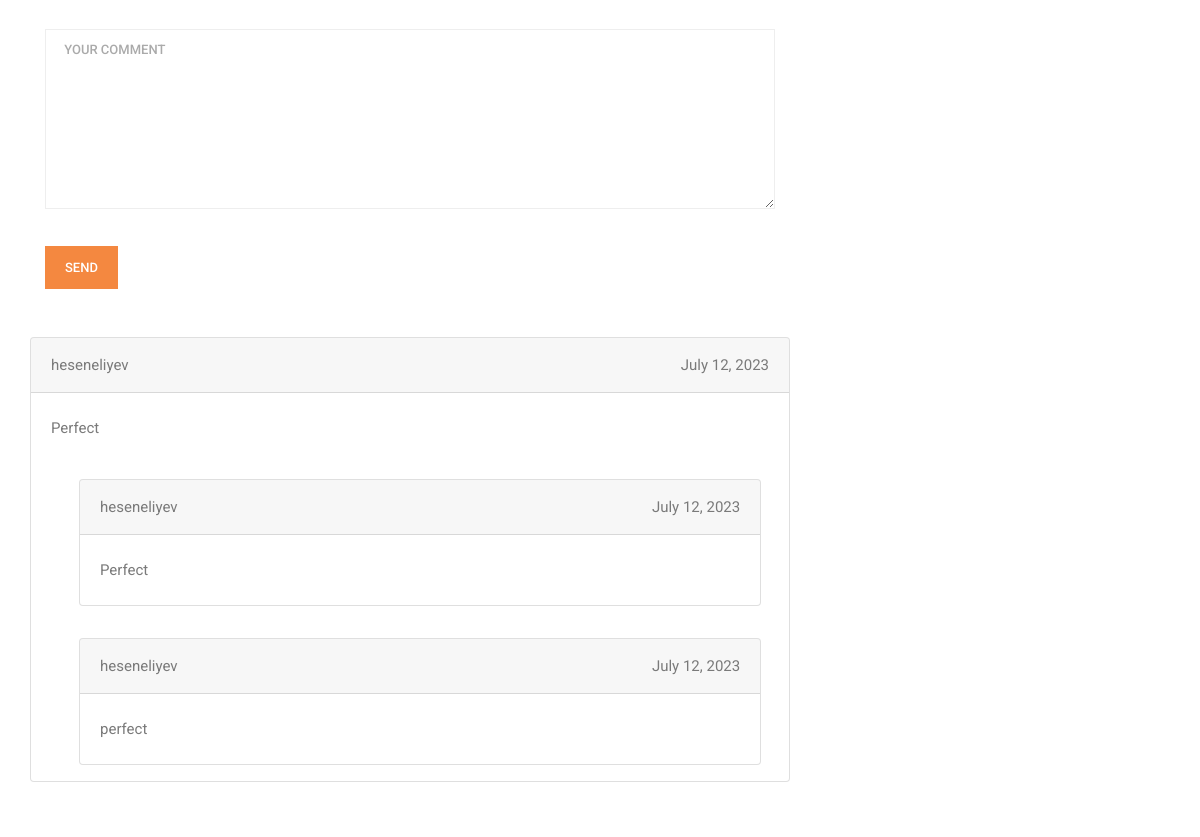
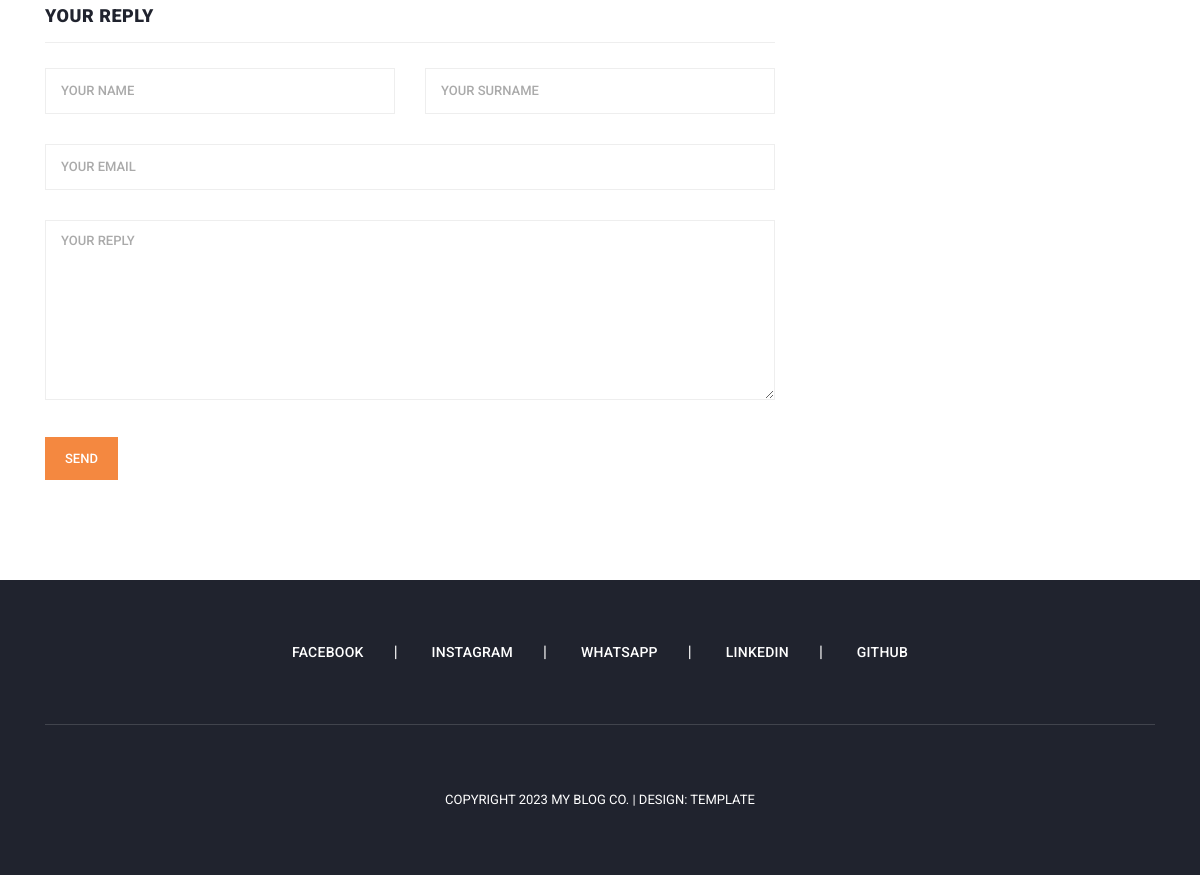
The page /blog/detail/3/ (lower part) on the database as committed earlier (2 pictures, top to bottom).
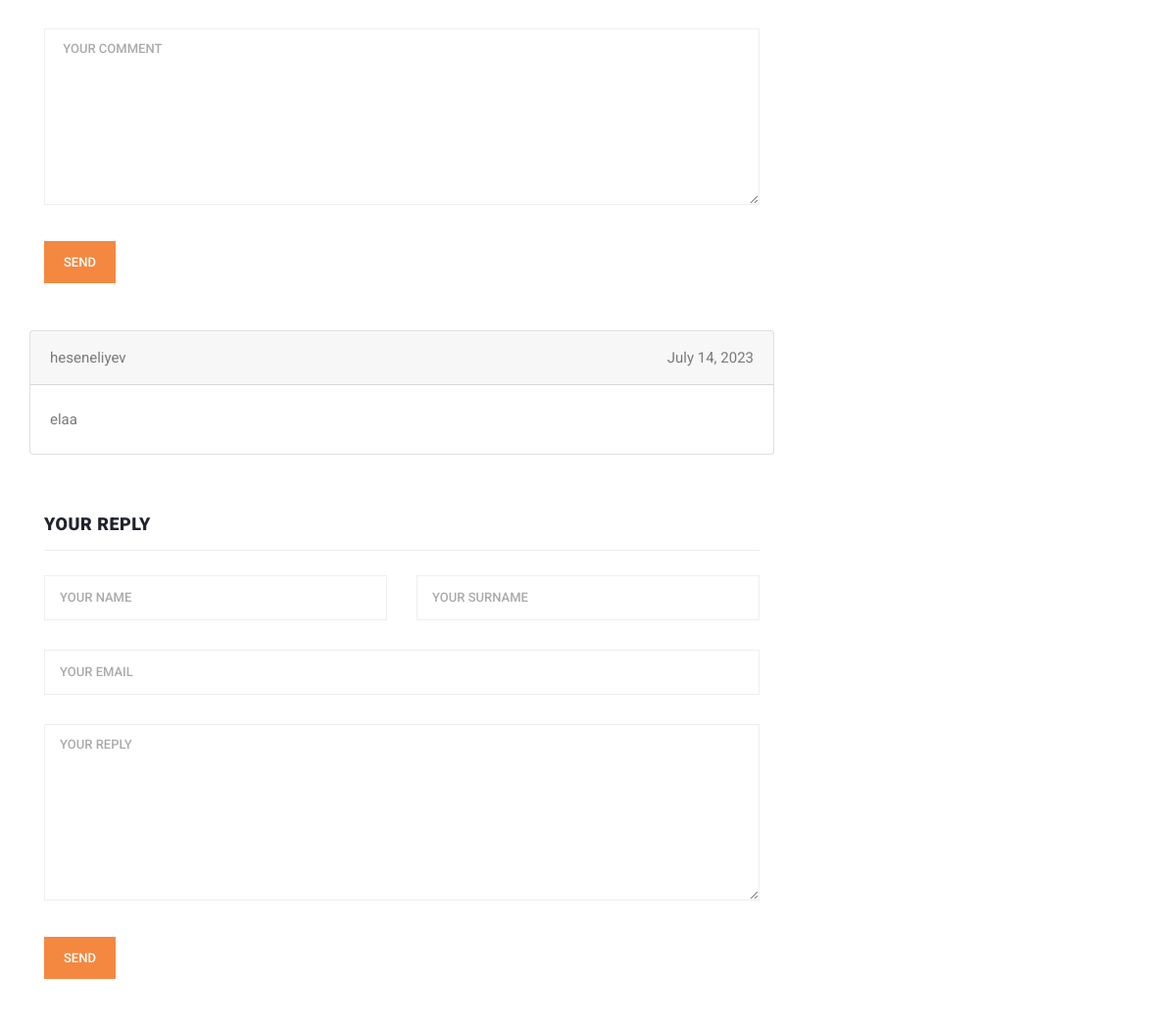
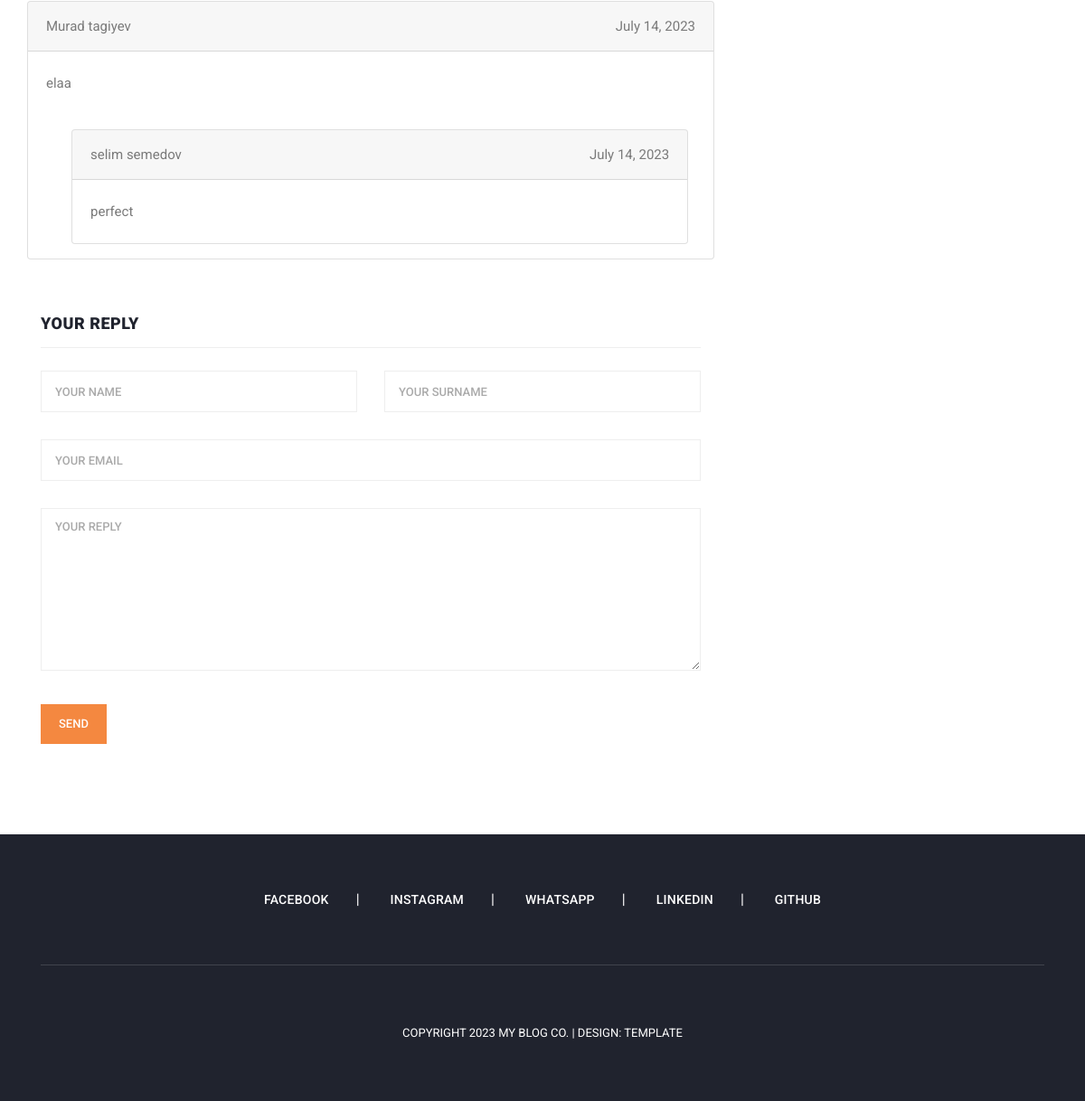
The same page on the database as committed later (2 pictures, top to bottom).
### BlogApp/models.py (models this page shows, shortened)
class CommentModel(models.Model):
    user = models.ForeignKey(User,on_delete=models.CASCADE,related_name="user_comments",blank=True,null=True)
    blog = models.ForeignKey(BlogModel,on_delete=models.CASCADE,related_name="blog_comments")
    parent = models.ForeignKey("self", on_delete=models.CASCADE,blank=True,null=True,related_name="replies")
    comment = models.TextField()
    pub_date = models.DateField(auto_now_add = True)
    name = models.CharField(max_length=100,blank=True,null=True)
    surname = models.CharField(max_length=100,blank=True,null=True)
    email = models.EmailField(blank=True,null=True)
    class Meta:
        verbose_name = "Comment"
        ordering = ("id",)

### BlogApp/views.py (the view, shortened to what this page needs)
# urls.py: path('detail/<int:id>/',views.PostDetailView.as_view(),name="post-details"),
class PostDetailView(View):
    def get(self,request,id,*args,**kwargs):
        categories = CategoryModel.objects.all()
        tagclouds = TagCloudModel.objects.all()
        blogs = BlogModel.objects.all()
        blog = BlogModel.objects.get(id=id)
        blog_comments = CommentModel.objects.filter(
            blog = blog,
            parent = None
        )
        context = {
            "blog" : blog,
            "blogs" : blogs,
            "categories" : categories,
            "tagclouds" : tagclouds,
            "blog_comments" : blog_comments
        }
        if request.user.is_authenticated:
            user_comments = CommentModel.objects.filter(
                user = request.user
            )
            context["user_comments"] = user_comments
        return render(request,'post-details.html',context)

### templates/post-details.html (shortened to what the changed rows need)
{% extends 'base.html' %}
{% block content %}
     <section class="blog-posts grid-system">
       <div class="container">
         <div class="row">
           <div class="col-lg-8">
             <div class="all-blog-posts">
               <div class="row">
                 <div class="col-lg-12">
                   <div class="down-contact">
                     <div class="row">
                       {% for comment in blog_comments %}
                       <div class="card mt-5" style="width:100%;">
                         <div class="card-header">
                           {% if comment.user %}
                           <p style="float:left">{{ comment.user.username }} </p>
                           <p style="float:right">{{ comment.pub_date }}</p>
                           {% else %}
                           <p style="float:left">{{ comment.name }} {{ comment.surname }} </p>
                           <p style="float:right">{{ comment.pub_date }}</p>
                           {% endif %}
                         </div>
                         <div class="card-body">
                           <blockquote class="blockquote mb-0">
                             <p>{{ comment.comment }}</p>
                           </blockquote>
                         </div>
                         {% for reply in comment.replies.all %}
                           <div class="card my-3 mx-5" style="width:90%;">
                             <div class="card-header">
                              {% if reply.user %}
                               <p style="float:left;">{{ reply.user.username }}</p>
                               <p style="float:right;">{{ reply.pub_date }}</p>
                              {% else %}
                               <p style="float:left;">{{ reply.name}} {{ reply.surname }}</p>
                               <p style="float:right;">{{ reply.pub_date }}</p>
                              {% endif %}
                             </div>
                             <div class="card-body">
                               <blockquote class="blockquote mb-0">
                                 <p>{{ reply.comment }}</p>
                               </blockquote>
                             </div>
                           </div>
                         {% endfor %}
                       </div>
                       <div class="col-lg-12">
                         <div class="sidebar-item submit-comment">
                           <div class="sidebar-heading">
                             <h2>Your reply</h2>
                           </div>
                           <div class="content">
                             <form id="comment" action="#" method="POST">
                               <div class="row">
                                {% if request.user.is_authenticated %}
                                <div class="col-lg-12">
                                  <fieldset>
                                    <textarea name="reply" rows="6" id="message" placeholder="your reply" required=""></textarea>
                                  </fieldset>
                                </div>
                                <div class="col-lg-12">
                                  <fieldset>
                                    <button type="submit" id="form-submit" class="main-button">Send</button>
                                  </fieldset>
                                </div>
                                {% else %}
                                 <div class="col-md-6 col-sm-12">
                                   <fieldset>
                                     <input name="name" type="text" id="name" placeholder="Your name" required="">
                                   </fieldset>
                                 </div>
                                 <div class="col-md-6 col-sm-12">
                                   <fieldset>
                                     <input name="surname" type="text" id="email" placeholder="Your surname" required="">
                                   </fieldset>
                                 </div>
                                 <div class="col-md-12 col-sm-12">
                                  <fieldset>
                                    <input name="email" type="text" id="subject" placeholder="Your email">
                                  </fieldset>
                                </div>
                                 <div class="col-lg-12">
                                  <fieldset>
                                    <textarea name="reply" rows="6" id="message" placeholder="your reply" required=""></textarea>
                                  </fieldset>
                                </div>
                                <div class="col-lg-12">
                                  <fieldset>
                                    <button type="submit" id="form-submit" class="main-button">Send</button>
                                  </fieldset>
                                </div>
                              {% endif %}
                               </div>
                             </form>
                           </div>
                         </div>
                       </div>
                       {% endfor %}
                     </div>
                   </div>
                 </div>
               </div>
             </div>
           </div>
         </div>
       </div>
     </section>
{% endblock %}

Rows that differ between the two databases and show on the page:
removed CommentModel: user.username "heseneliyev", pub_date "July 12, 2023", comment "Perfect"
no longer on this page (row edited): CommentModel: user.username "heseneliyev", pub_date "July 12, 2023", comment "Perfect"
removed CommentModel: user.username "heseneliyev", pub_date "July 12, 2023", comment "perfect"
added CommentModel: user.username "heseneliyev", pub_date "July 14, 2023", comment "elaa"
added CommentModel: name "Murad", surname "tagiyev", pub_date "July 14, 2023", comment "elaa"
added CommentModel: name "selim", surname "semedov", pub_date "July 14, 2023", comment "perfect", shown under "Murad"
